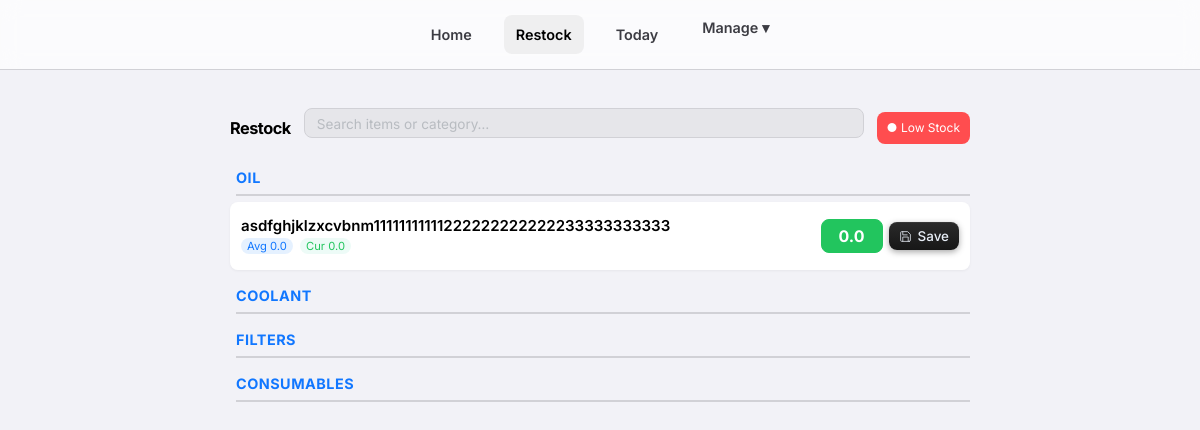
Before: /stock/ (signed in) with the older database file.
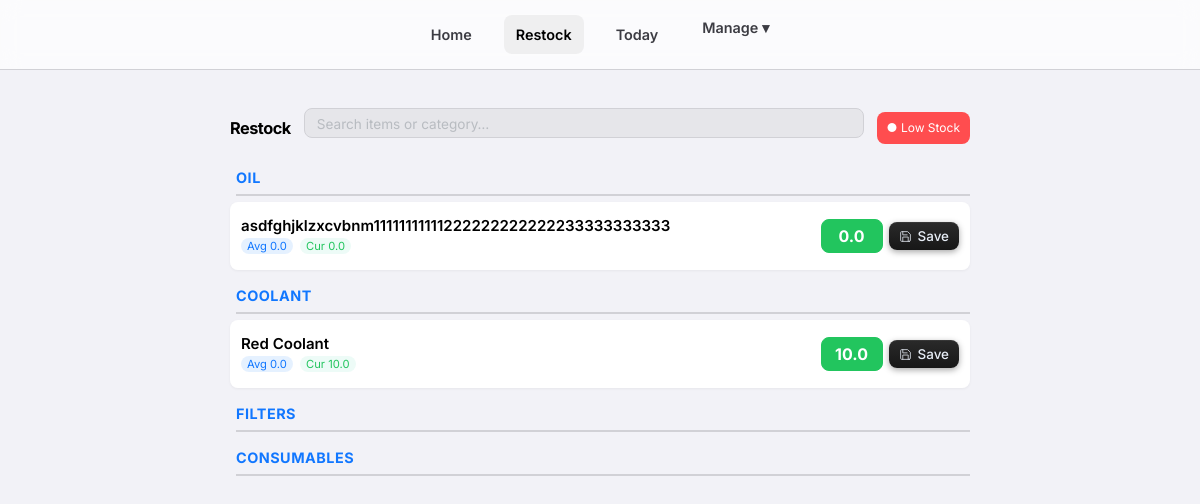
After: the same page with the newer database file.
### consumables/models.py (models this page shows, shortened)
class Category(models.Model):
    name = models.CharField(max_length=100)
    class Meta:
        verbose_name_plural = "Categories"

class Item(models.Model):
    category = models.ForeignKey(Category, related_name='items', on_delete=models.CASCADE)
    subcategory = models.ForeignKey(SubCategory, related_name='items', on_delete=models.SET_NULL, null=True, blank=True)
    name = models.CharField(max_length=200)
    average_stock = models.FloatField(default=0, help_text="Ideal stock level for calculation")
    current_stock = models.FloatField(default=0)
    usage_count = models.FloatField(default=0, help_text="Cached popularity score (frequency of use)")
    score = models.IntegerField(default=1, help_text="Credits earned per unit taken")
    class Meta:
        constraints = [
            models.UniqueConstraint(
                fields=['category', 'name'],
                condition=models.Q(subcategory__isnull=True),
                name='unique_direct_item_idx'
            ),
            models.UniqueConstraint(
                fields=['subcategory', 'name'],
                name='unique_subcategory_item_idx'
            )
        ]
        ordering = ['-usage_count', 'name']
    def stock_percentage(self):
        if self.average_stock <= 0:
            return 100 # Default to full/green if no average set to avoid div/0 error showing red
        return (self.current_stock / self.average_stock) * 100
    def stock_status_color(self):
        pct = self.stock_percentage()
        if pct < 25:
            return "#ef4444" # Red
        elif pct < 50:
            return "#eab308" # Yellow
        else:
            return "#22c55e" # Green

### consumables/views.py (the view)
# urls.py: path('stock/', views.stock_list, name='stock_list'),
@login_required
def stock_list(request):
    categories = Category.objects.prefetch_related('items').all()
    return render(request, 'consumables/stock_list.html', {'categories': categories})

### consumables/templates/consumables/stock_list.html (shortened to what this page needs)
{% extends 'consumables/base.html' %}
{% block content %}
<div class="restock-container">
    <div class="top-row">
        <h2>Restock</h2>
        <div class="search-container">
            <input id="restockSearch" class="tiny-search" type="text" placeholder="Search items or category…">
        </div>
        <a href="{% url 'low_stock_list' %}" class="low-stock-btn">
            ● Low Stock
        </a>
    </div>
    {% for category in categories %}
    <div class="category-section">
        <h3 class="category-title">{{ category.name }}</h3>
        {% for item in category.items.all %}
        <form method="post" action="{% url 'update_stock' item.id %}" class="item-card" data-default-display="flex"
            style="background: linear-gradient(90deg, var(--card-bg) {{ item.stock_percentage|floatformat:0 }}%, transparent {{ item.stock_percentage|floatformat:0 }}%);">
            <div class="item-info">
                <div class="item-name" onclick="this.classList.toggle('expanded')">
                    {{ item.name }}
                </div>
                <div class="item-stock">
                    <span class="stock-badge avg-badge">Avg {{ item.average_stock }}</span>
                    <span class="stock-badge cur-badge" style="color:{{ item.stock_status_color }}">
                        Cur {{ item.current_stock }}
                    </span>
                </div>
            </div>
            <div class="controls">
                <input type="number" name="current_stock" value="{{ item.current_stock }}" inputmode="decimal"
                    step="0.1"
                    style="background-color: {{ item.stock_status_color }}; border-color: {{ item.stock_status_color }}; color: white; font-weight: bold;">
                <button type="submit" class="btn-save">
                    <svg viewBox="0 0 24 24" fill="none" stroke="currentColor" stroke-width="1.6" stroke-linecap="round"
                        stroke-linejoin="round">
                        <path d="M19 21H5a2 2 0 0 1-2-2V5a2 2 0 0 1 2-2h11l5 5v11a2 2 0 0 1-2 2z" />
                        <path d="M17 21v-8H7v8" />
                        <path d="M7 3v6h8" />
                    </svg>
                    Save
                </button>
            </div>
        </form>
        {% endfor %}
    </div>
    {% endfor %}
</div>
{% endblock %}

Changed rows visible on the page:
added Item: name "Red Coolant", average_stock "0.0", current_stock "10.0", shown under Category "COOLANT"
